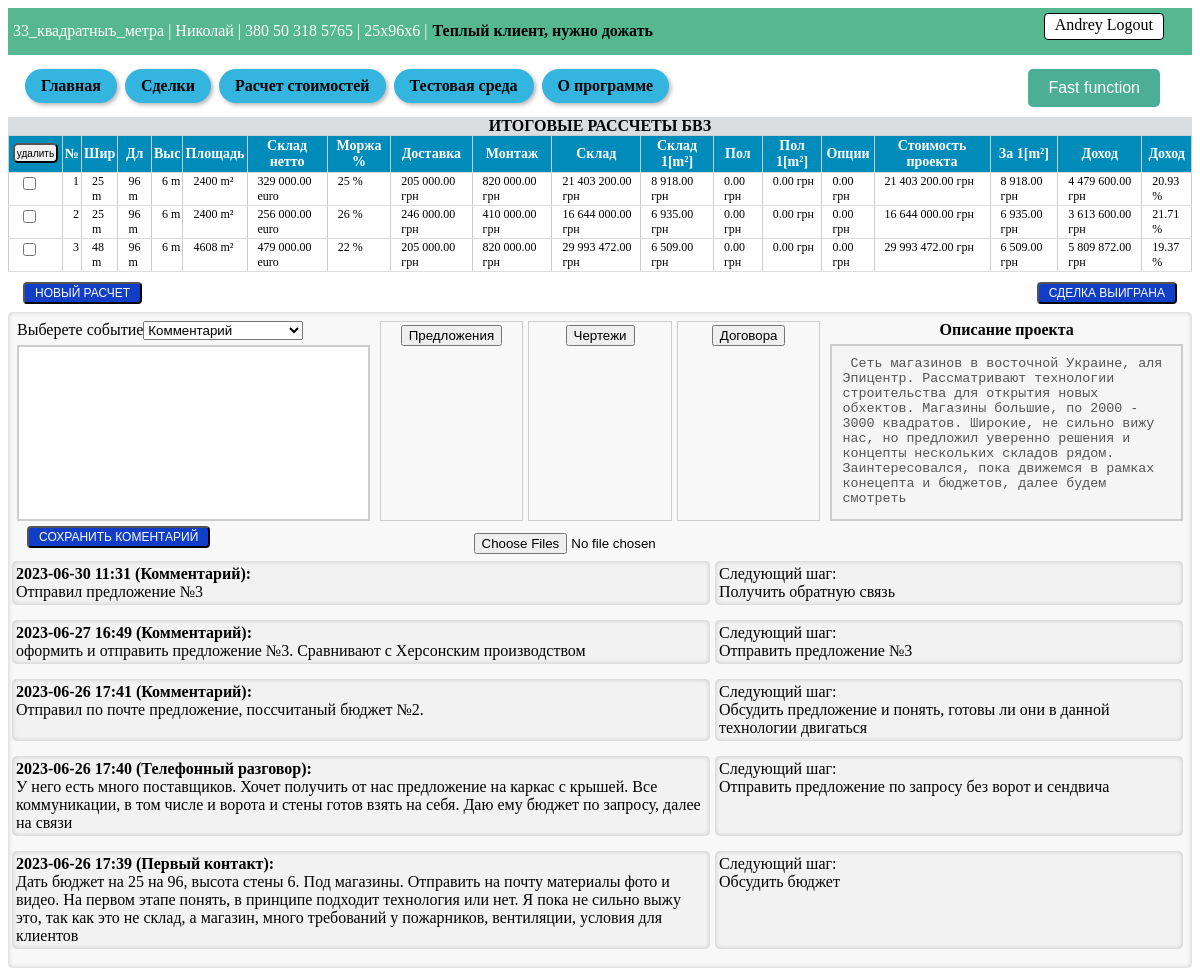
Page /lead/33_квадратныъ_метра (signed in) on the committed database.
### tables this page shows
CREATE TABLE lead (id integer PRIMARY KEY AUTOINCREMENT, unique_ID TEXT, company text NOT NULL, name text NOT NULL, phone text NOT NULL, mail text NOT NULL, project text NOT NULL, amount_calc INTEGER DEFAULT (0), job_title text NOT NULL, price text NOT NULL, deal_win INTEGER NOT NULL DEFAULT (0), user_email TEXT, product TEXT, comments_history TEXT, event TEXT, Layout BLOB, Offers BLOB, description TEXT);

CREATE TABLE users (
id integer PRIMARY KEY AUTOINCREMENT,
name text NOT NULL,
email text NOT NULL,
psw text NOT NULL
);

CREATE TABLE my_warehouse (id integer PRIMARY KEY AUTOINCREMENT, lead_ID INTEGER, unique_ID TEXT, user_email TEXT, client TEXT, project TEXT DEFAULT (False), selected TEXT, width INTEGER DEFAULT (False), length INTEGER DEFAULT (False), height INTEGER DEFAULT (False), area INTEGER DEFAULT (False), volume INTEGER DEFAULT (False), product TEXT, temperature TEXT DEFAULT (False), price_warehouse INTEGER DEFAULT (False), price_VAT INTEGER DEFAULT (0), price_customs INTEGER DEFAULT (0), price_delivery INTEGER DEFAULT (False), price_building INTEGER DEFAULT (False), price_foundation INTEGER DEFAULT (0), price_light INTEGER DEFAULT (0), price_rack INTEGER DEFAULT (0), price_cubic_meters REAL DEFAULT (0), price_square_meters REAL DEFAULT (0), price_project INTEGER DEFAULT (0), percent_w INTEGER, percent_f INTEGER, percent_o INTEGER, cost_price INTEGER DEFAULT (False), price_selling_EU INTEGER DEFAULT (False), price_selling_UA INTEGER DEFAULT (0), profit_EU INTEGER DEFAULT (0), profit_UA INTEGER DEFAULT (0), exchange_rates_from INTEGER, exchange_rates_TO INTEGER, cost_square_meters_EU INTEGER DEFAULT (0), cost_cubic_meters_EU INTEGER DEFAULT (0), cost_square_meters_UA INTEGER DEFAULT (0), cost_cubic_meters_UA INTEGER DEFAULT (0), profit_percent INTEGER DEFAULT (0), dimension_found TEXT, area_found INTEGER DEFAULT (0), price_sq_met_found INTEGER DEFAULT (0), cost_foundation INTEGER DEFAULT (0), cost_option INTEGER DEFAULT (0), cost_sq_met_found INTEGER DEFAULT (0), final_price_UA INTEGER DEFAULT (0), final_profit_UA INTEGER DEFAULT (0), final_profit_percent INTEGER DEFAULT (0), final_cost_sq_m_pr INTEGER, comments TEXT DEFAULT no_comments, S_panel TEXT, H_skate INTEGER);

### Saleshelp.py (the view, shortened to what this page needs)
@app.route("/lead/<alias>", methods=["POST", "GET"])
def show_info_lead(alias):
    dbase = FDataBase(get_db())
    current_lead = dbase.get_lead(alias, current_user.get_user_email())
    project_folder = os.path.join('Project_OFFERS', alias)
    description = current_lead['description']
    button_deal = current_lead['deal_win']
    try:
        files_layout = os.listdir('static/' + project_folder + '/Layout')
    except FileNotFoundError:
        files_layout = []
    try:
        files_offer = os.listdir('static/' + project_folder + '/Offers')
    except FileNotFoundError:
        files_offer = []
    try:
        files_contract = os.listdir('static/' + project_folder + '/Contract')
    except FileNotFoundError:
        files_contract = []
    if current_lead['comments_history']:
        history_comments = current_lead['comments_history'].split(' $END_COMMENTS$ \n')
        history_event = current_lead['event'].split(' $END_EVENT$ \n')
    else:
        history_comments = []
        history_event = []
    if not current_lead:
        abort(404)
    title_table_calc_BVZ, value_table_calc_BVZ = view_table_warehouse(dbase, current_user, current_lead,
                                                                      'show_info_lead')
    value_table_calc_BVZ = [list(record.values()) for record in value_table_calc_BVZ]
    history_comments.reverse()
    history_event.reverse()
    project_folder = project_folder.replace('\\', '/')
    history_lead = list(zip(history_comments, history_event))
    return render_template('lead.html', menu=menu, title=current_lead['company'], current_lead=current_lead,
                           title_table_calc_BVZ=title_table_calc_BVZ,
                           value_table_calc_BVZ=value_table_calc_BVZ,
                           history_lead=history_lead,
                           description=description,
                           deal=button_deal,
                           files_layout=files_layout,
                           files_offer=files_offer,
                           files_contract=files_contract,
                           project_folder=project_folder
                           )

### Saleshelp.py (called while the page is built)
def connect_db():
    conn = sqlite3.connect(app.config['DATABASE'])
    conn.row_factory = sqlite3.Row
    return conn

def get_db():
    if not hasattr(g, 'link_db'):
        g.link_db = connect_db()
    return g.link_db

@login_manager.user_loader
def load_user(user_id):
    dbase = FDataBase(get_db())
    return UserLogin().fromDB(user_id, dbase)

### Utils/FDataBase.py (called while the page is built)
    def get_info_records(self, name_tabl, user_email, *args):
        query = ''
        if len(args) > 0:
            for column, value in args:
                query += f" AND {column} = '{value}' AND "
            query = query.rstrip(' AND')
        sql = f"SELECT * FROM {name_tabl} WHERE user_email = '{user_email}'{query}"
        try:
            self.__cur.execute(sql)
            res = self.__cur.fetchall()
            if res:
                return res
        except:
            print("Ошибка чтения из БД")
        return []

    def get_lead(self, alias, user):
        try:
            self.__cur.execute(f"SELECT * FROM lead WHERE company = '{alias}' AND user_email = '{user}'")
            res = self.__cur.fetchone()
            if res:
                return res
        except sqlite3.Error as e:
            print("Ошибка получения лида из БД " + str(e))
        return False, False

    def get_user(self, user_id):
        try:
            self.__cur.execute(f"SELECT * FROM users WHERE id = {user_id} LIMIT 1")
            res = self.__cur.fetchone()
            if not res:
                print("Пользователь не найден")
                return False
            return res
        except sqlite3.Error as e:
            print("Ошибка получения данных из БД " + str(e))
        return False

    def check_records(self, name_table):
        try:
            check = self.__cur.execute(f"SELECT EXISTS(SELECT 1 FROM {name_table} LIMIT 1);")
            check = check.fetchone()[0]
            return check
        except sqlite3.Error as e:
            print("Ошибка проверки записей в таблице " + str(e))
            return False

### Utils/UserLogin.py (called while the page is built)
    def fromDB(self, user_id, db):
        self.__user = db.get_user(user_id)
        return self

    def get_user_name(self):
        return str(self.__user['name'])

    def get_user_email(self):
        return str(self.__user['email'])

### Utils/View_final_calculation.py (called while the page is built)
def format_price(price):
    return '{:,.2f}'.format(price).replace(',', " ")

### templates/lead.html (shortened to what this page needs)
{% extends 'base.html' %}
{% block information %}
{{ current_lead.company }} | {{ current_lead.name }} | {{ current_lead.phone }} | {{ current_lead.project }} |
{% if current_lead.deal_win == 1 %}
<div style="color: rgb(0, 0, 0); font-weight: bold; margin-left: 5px"> Теплый клиент, нужно дожать</div>
{% endif %}
<a href="{{url_for('logout')}}" class="button-logout">{{ current_user.get_user_name() }} Logout </a>
{% endblock %}
{% block content %}
{% block view_calculations %}
<form action="{{url_for('show_info_lead', alias=current_lead.company)}}" method="POST">
    <table id="my-table">
        <b class="title-final-cost">ИТОГОВЫЕ РАССЧЕТЫ БВЗ</b>
        <tr>
            <th class="button-delete-lead-th">
                <input type="submit" name="button-delete-calc" value="удалить" class="button-delete-lead">
            </th>
            <th>№</th>
            {% for t in title_table_calc_BVZ %}
            <th>{{ t.title }}</th>
            {% endfor %}
        </tr>
        <tbody class="table-result">
            {% for record in value_table_calc_BVZ %}
            <tr>
                <td><input type="checkbox" name="check-lead" id="check-lead" value="{{ record[0] }}"></td>
                <td>{{ value_table_calc_BVZ.index(record)+1 }}</td>
                {% for cell in record[2:-1:] %}
                <td>
                    <a href="{{ url_for('calculation_product', alias='BVZ', calc_ID=record[0]) }}"
                        title="{{ record[-1] }}">
                        {{ cell }}
                    </a>
                </td>
                {% endfor %}
            </tr>
            {% endfor %}
        </tbody>
    </table>
</form>
<div class="title-comments-description">
    <form action="{{ url_for('pricing') }}" method="POST">
        <button name="button-add-calculation" class="button-accept" value="{{current_lead['id']}}">
            Новый расчет</button>
    </form>
    <form action="{{ url_for('show_info_lead', alias=current_lead.company) }}" method="post"
        enctype="multipart/form-data">
        <div class="button-deal-win">
            <button type="submit" name="deal-win" class="button-accept" value="2" onclick="reloadPage()"
            {% if deal !=1 %} style="display: none;" {% endif %}>
                Сделка выиграна
            </button>
        </div>
    </form>
</div>
<div class="lead-communication">
    <form action="{{ url_for('show_info_lead', alias=current_lead.company) }}" method="post"
        enctype="multipart/form-data">
        <div class="title-comments-description">
            <div class="comment-for-lead">
                <div class="setting-lead-comments">
                    <label for="event-comments">Выберете событие</label>
                    <select name="event-comments" id="event-comments">
                        <option value="Комментарий">Комментарий</option>
                    </select>
                </div>
                <textarea class="comment-for-lead_text" name="comment-for-lead" id="comment-for-lead"></textarea>
            </div>
            <div class="file-area">
                <div class="div-file-list">
                    <input type="submit" value="Предложения" name="button-upload-offer" onclick="reloadPage()">
                </div>
                <div class="div-file-list">
                    <input type="submit" value="Чертежи" name="button-upload-layout" onclick="reloadPage()">
                </div>
                <div class="div-file-list">
                    <input type="submit" value="Договора" name="button-upload-contract" onclick="reloadPage()">
                </div>
            </div>
            <div class="comment-for-lead">
                <div class="comment-save_file_title">
                    <label for="description">
                        <h4 style="margin-bottom: 5px;">Описание проекта</h4>
                    </label>
                </div>
                <textarea class="comment-for-lead_text" name="description" id="description"
                    placeholder="Введите описание проекта" {% if description %} disabled {% endif
                    %}>{% if description %} {{description}} {% endif %}</textarea>
            </div>
        </div>
        <div class="panel-buttons-save_file_desc">
            <div class="setting-lead-comments">
                <button type="button" name="button-accept-to-event" class="button-accept" value="button-accept-to-event"
                    onclick="openModalCalc()">
                    Сохранить коментарий
                </button>
            </div>
            <div class="choose-file">
                <input type="file" name="file" accept=".jpg, .png, .pdf, .dwg, .doc, .docx" multiple>
            </div>
        </div>
    </form>
    <div class="communication-history">
        {% for history in history_lead %}
        <div class="history-list">
            <div class="current-lead-comment">
                <output>{{ history[0]|replace('\n', '<br>')|safe }}</output>
            </div>
            <div class="current-lead-event">
                Следующий шаг:
                <br>
                <output>{{ history[1] }}</output>
            </div>
        </div>
        {%endfor%}
    </div>
</div>
{% endblock view_calculations %}
{% endblock %}

### static/css/style.css (style rules this page uses)
table { width: 90%; border-collapse: collapse; margin-bottom: 10px; }
th { background-color: #a7a1a1; font-weight: bold; }
td, th { padding: 5px; text-align: center; border: 1px solid #ccc; }
.button-logout { float: right; margin-right: 23px; }
.button-logout { padding-bottom: 5px; padding-top: 2px; padding-left: 10px; padding-right: 10px; background-color: #fff; color: #000; text-decoration: none; border: 1px solid #000; border-radius: 4px; margin-left: auto; }
.button-delete-lead-th { padding: 0px; width: 20px; white-space: nowrap; }
.button-delete-lead { width: 45px; height: 20px; border-radius: 1px; font-size: 10px; padding: 0; border-radius: 5px; margin-bottom: 2px; margin-left: 2px; margin-right: 2px; }
#my-table { border-collapse: collapse; width: 100%; }
#my-table th { background-color: #008CBA; color: white; font-weight: bold; padding: 2px; border-bottom: 1px solid #ddd; font-size: 14px; }
#my-table td { border-bottom: 1px solid #ddd; padding: 1px; padding-left: 10px; text-align: left; font-size: 12px; vertical-align: top; }
table td a { text-decoration: none; color: inherit; }
.title-final-cost { display: block; text-align: center; background-color: #dbdee1; }
.button-accept { display: inline-block; padding: 2px 10px; border-radius: 4px; font-size: 12px; text-decoration: none; text-transform: uppercase; color: #fff; background-color: #113ec7; cursor: pointer; transition: all 0.2s ease; margin-bottom: 8px; margin-right: 15px; margin-left: 15px; }
.setting-lead-comments { display: flex; margin-bottom: 5px; width: 300px; justify-content: flex-start; }
.lead-communication { padding: 4px; background-color: #f8f8f8; border-radius: 5px; box-shadow: inset 0 0 5px rgba(0, 0, 0, 0.2); }
.panel-buttons-save_file_desc { display: flex; height: 100%; align-items: center; justify-content: space-between }
.file-area { display: flex; width: 50%; flex-direction: row; height: 200px; padding: 5px; justify-content: space-between; }
.div-file-list { flex: 1; display: flex; align-items: center; border: 1px solid #ccc; padding: 3px; flex-direction: column; }
.file-area .div-file-list:nth-child(2) { margin-left: 5px; margin-right: 5px; }
.comment-for-lead { display: flex; width: 40%; flex-direction: column; height: 200px; padding: 5px; }
.comment-for-lead_text { padding: 10px; border: 2px solid #ccc; resize: none; height: 100%; }
.current-lead-comment { width: 60%; padding: 4px; background-color: #f2f2f2; border-radius: 5px; box-shadow: inset 0 0 5px rgba(0, 0, 0, 0.2); margin-right: 5px; margin-bottom: 15px; }
.current-lead-event { width: 40%; padding: 4px; background-color: #f2f2f2; border-radius: 5px; box-shadow: inset 0 0 5px rgba(0, 0, 0, 0.2); margin-right: 5px; margin-bottom: 15px; }
.communication-history { max-height: 500px; overflow-y: auto; }
.comment-save_file_title { display: flex; flex-wrap: nowrap; justify-content: center; }
.history-list { display: flex; }
.title-comments-description { height: auto; display: flex; justify-content: space-between; }
.choose-file { display: flex; align-items: center; justify-content: center; height: 100%; width: 300px; }
.title-comments-description div h4 { margin: 0; }
.button-deal-win { margin-left: auto; }

### rows in the picture
lead: company "33_квадратныъ_метра", name "Николай", phone "380 50 318 5765", project "25х96х6", description "Сеть магазинов в восточной Украине, аля Эпицентр. Рассматривают технологии строительства для открытия новых обхектов. Магазины большие, по 2000 - 3000 квадратов. Широкие, не сильно вижу нас, но предложил уверенно решения и концепты нескольких складов рядом. Заинтересовался, пока движемся в рамках конецепта и бюджетов, далее будем смотреть"
users: get_user_name "Andrey"
my_warehouse: value_table_calc_BVZ.index(record)+1 "1", cell "25 m" "96 m" "6 m" "2400 m²" "329 000.00 euro" "25 %" "205 000.00 грн" "820 000.00 грн" "21 403 200.00 грн" "8 918.00 грн" "0.00 грн" "0.00 грн" "0.00 грн" "21 403 200.00 грн" "8 918.00 грн" "4 479 600.00 грн" "20.93 %"
my_warehouse: value_table_calc_BVZ "2", cell "25 m" "96 m" "6 m" "2400 m²" "256 000.00 euro" "26 %" "246 000.00 грн" "410 000.00 грн" "16 644 000.00 грн" "6 935.00 грн" "0.00 грн" "0.00 грн" "0.00 грн" "16 644 000.00 грн" "6 935.00 грн" "3 613 600.00 грн" "21.71 %"
my_warehouse: value_table_calc_BVZ "3", cell "48 m" "96 m" "6 m" "4608 m²" "479 000.00 euro" "22 %" "205 000.00 грн" "820 000.00 грн" "29 993 472.00 грн" "6 509.00 грн" "0.00 грн" "0.00 грн" "0.00 грн" "29 993 472.00 грн" "6 509.00 грн" "5 809 872.00 грн" "19.37 %"

### other values in the picture
{{ m.name }} "Главная" "Сделки" "Расчет стоимостей" "Тестовая среда" "О программе"
{{ t.title }} "Шир" "Дл" "Выс" "Площадь" "Склад нетто" "Моржа %" "Доставка" "Монтаж" "Склад" "Склад 1[m²]" "Пол" "Пол 1[m²]" "Опции" "Стоимость проекта" "За 1[m²]" "Доход" "Доход"
{{ history[0]|replace('\n', '<br>')|safe }} "2023-06-30 11:31 (Комментарий): Отправил предложение №3" "2023-06-27 16:49 (Комментарий): оформить и отправить предложение №3. Сравнивают с Херсонским производством" "2023-06-26 17:41 (Комментарий): Отправил по почте предложение, поссчитаный бюджет №2."
{{ history[1] }} "Получить обратную связь" "Отправить предложение №3" "Обсудить предложение и понять, готовы ли они в данной технологии двигаться" "Отправить предложение по запросу без ворот и сендвича" "Обсудить бюджет"
